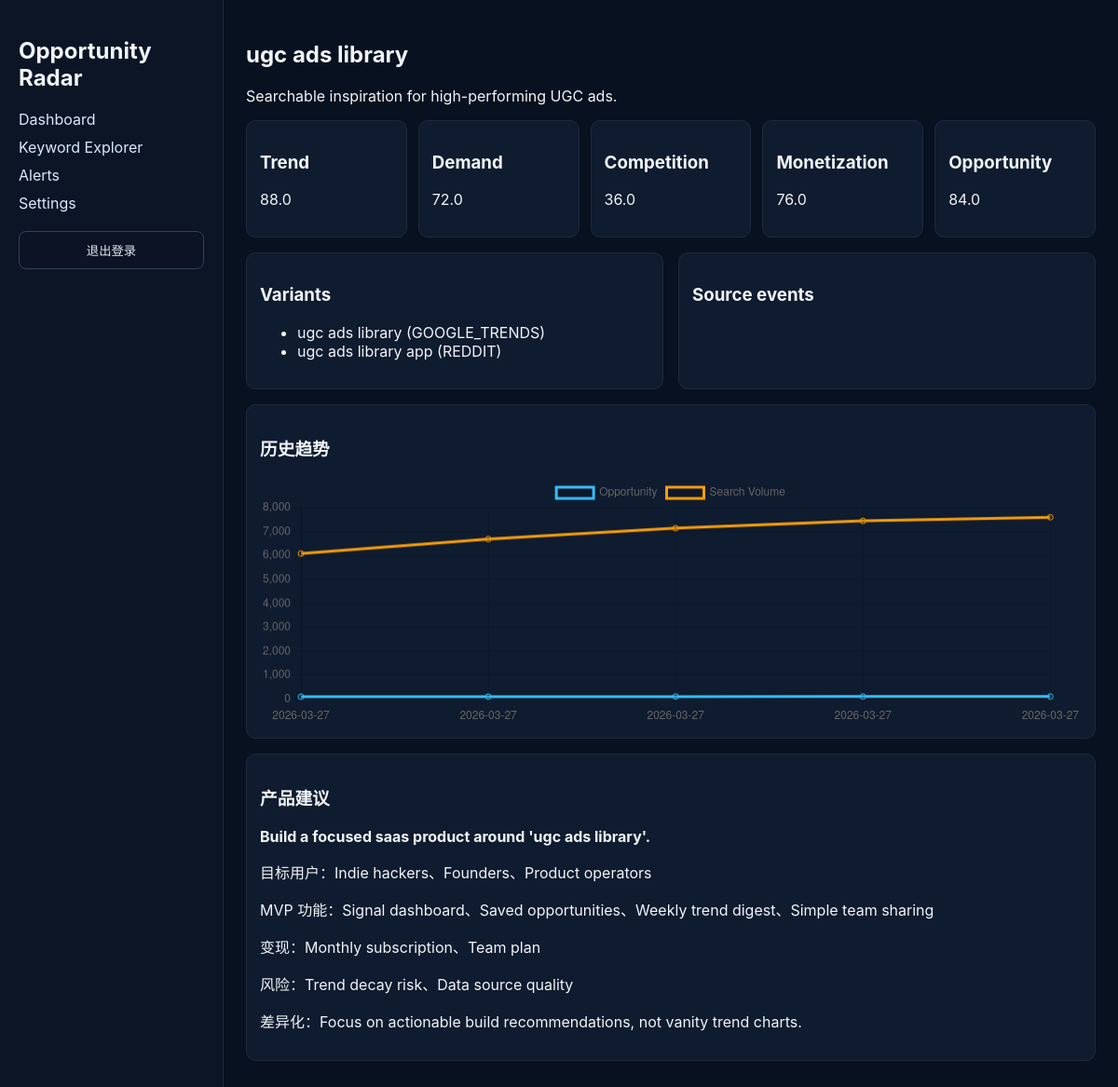
/keywords/ugc-ads-library (signed in), run on the app's committed database.
### tables this page shows
CREATE TABLE keywords (
  id INTEGER PRIMARY KEY AUTOINCREMENT,
  slug TEXT NOT NULL UNIQUE,
  canonical_keyword TEXT NOT NULL UNIQUE,
  category TEXT NOT NULL,
  intent TEXT NOT NULL,
  trend_type TEXT NOT NULL,
  competition_level TEXT NOT NULL,
  product_type TEXT NOT NULL,
  region TEXT NOT NULL,
  language TEXT NOT NULL,
  description TEXT NOT NULL,
  trend_score REAL NOT NULL,
  demand_score REAL NOT NULL,
  competition_score REAL NOT NULL,
  monetization_score REAL NOT NULL,
  opportunity_score REAL NOT NULL,
  growth_30d REAL NOT NULL,
  growth_90d REAL NOT NULL,
  search_volume_estimate INTEGER NOT NULL,
  validation_count INTEGER NOT NULL,
  source_count INTEGER NOT NULL,
  long_tail_count INTEGER NOT NULL,
  cluster_id INTEGER NOT NULL,
  FOREIGN KEY(cluster_id) REFERENCES keyword_clusters(id)
);

CREATE TABLE keyword_variants (
  id INTEGER PRIMARY KEY AUTOINCREMENT,
  keyword_id INTEGER NOT NULL,
  variant TEXT NOT NULL,
  normalized TEXT NOT NULL,
  source_platform TEXT NOT NULL,
  FOREIGN KEY(keyword_id) REFERENCES keywords(id)
);

CREATE TABLE product_recommendations (
  id INTEGER PRIMARY KEY AUTOINCREMENT,
  keyword_id INTEGER NOT NULL UNIQUE,
  headline TEXT NOT NULL,
  target_users TEXT NOT NULL,
  mvp_features TEXT NOT NULL,
  monetization_model TEXT NOT NULL,
  risks TEXT NOT NULL,
  differentiation TEXT NOT NULL,
  FOREIGN KEY(keyword_id) REFERENCES keywords(id)
);

### app.py (the view)
@app.route("/keywords/<slug>")
@login_required
def keyword_detail(slug: str):
    db = get_db()
    keyword = db.execute("SELECT * FROM keywords WHERE slug=?", (slug,)).fetchone()
    if not keyword:
        return render_template("not_found.html"), 404
    variants = db.execute("SELECT * FROM keyword_variants WHERE keyword_id=?", (keyword["id"],)).fetchall()
    metrics = db.execute("SELECT * FROM keyword_metrics WHERE keyword_id=? ORDER BY captured_at", (keyword["id"],)).fetchall()
    events = db.execute("SELECT * FROM source_events WHERE keyword_id=? ORDER BY collected_at DESC", (keyword["id"],)).fetchall()
    rec = db.execute("SELECT * FROM product_recommendations WHERE keyword_id=?", (keyword["id"],)).fetchone()
    rec_data = None
    if rec:
        rec_data = {
            "headline": rec["headline"],
            "target_users": json.loads(rec["target_users"]),
            "mvp_features": json.loads(rec["mvp_features"]),
            "monetization_model": json.loads(rec["monetization_model"]),
            "risks": json.loads(rec["risks"]),
            "differentiation": rec["differentiation"],
        }
    return render_template(
        "keyword_detail.html",
        keyword=keyword,
        variants=variants,
        metrics=rows_to_dicts(metrics),
        events=events,
        rec=rec_data,
    )

### app.py (called while the page is built)
def get_db() -> sqlite3.Connection:
    if "db" not in g:
        g.db = sqlite3.connect(DB_PATH)
        g.db.row_factory = sqlite3.Row
    return g.db

def login_required(view):
    @wraps(view)
    def wrapped(**kwargs):
        if not session.get("user_id"):
            return redirect(url_for("login"))
        return view(**kwargs)
    return wrapped

def rows_to_dicts(rows: list[sqlite3.Row]) -> list[dict[str, object]]:
    return [dict(row) for row in rows]

### templates/keyword_detail.html (shortened to what this page needs)
{% extends 'base.html' %}
{% block content %}
<h2>{{ keyword.canonical_keyword }}</h2>
<p>{{ keyword.description }}</p>
<div class="cards">
  <article><h3>Trend</h3><p>{{ keyword.trend_score }}</p></article>
  <article><h3>Demand</h3><p>{{ keyword.demand_score }}</p></article>
  <article><h3>Competition</h3><p>{{ keyword.competition_score }}</p></article>
  <article><h3>Monetization</h3><p>{{ keyword.monetization_score }}</p></article>
  <article><h3>Opportunity</h3><p>{{ keyword.opportunity_score }}</p></article>
</div>
<div class="grid-two">
  <div class="panel">
    <h3>Variants</h3>
    <ul>{% for v in variants %}<li>{{ v.variant }} ({{ v.source_platform }})</li>{% endfor %}</ul>
  </div>
  <div class="panel">
    <h3>Source events</h3>
  </div>
</div>
<div class="panel">
  <h3>历史趋势</h3>
  <canvas id="detailChart" height="90"></canvas>
</div>
{% if rec %}
<div class="panel">
  <h3>产品建议</h3>
  <p><strong>{{ rec.headline }}</strong></p>
  <p>目标用户：{{ rec.target_users | join('、') }}</p>
  <p>MVP 功能：{{ rec.mvp_features | join('、') }}</p>
  <p>变现：{{ rec.monetization_model | join('、') }}</p>
  <p>风险：{{ rec.risks | join('、') }}</p>
  <p>差异化：{{ rec.differentiation }}</p>
</div>
{% endif %}
<script>
const rows = {{ metrics|tojson }};
new Chart(document.getElementById('detailChart'), {
  type: 'line',
  data: {
    labels: rows.map(r => (r.captured_at || '').slice(0,10)),
    datasets: [
      { label: 'Opportunity', data: rows.map(r => r.opportunity_score), borderColor: '#38bdf8' },
      { label: 'Search Volume', data: rows.map(r => r.search_volume), borderColor: '#f59e0b' }
    ]
  }
});
</script>
{% endblock %}

### static/style.css (style rules this page uses)
:root { color-scheme: dark; }
body { margin: 0; font-family: Inter, system-ui, Arial, sans-serif; background: #08111f; color: #f1f5f9; }
.cards { display: grid; gap: 12px; grid-template-columns: repeat(auto-fit, minmax(160px, 1fr)); }
.cards article, .panel { background: #0f1b2f; border: 1px solid #1e293b; border-radius: 10px; padding: 14px; margin-bottom: 16px; }
.grid-two { display: grid; gap: 16px; grid-template-columns: 1fr 1fr; }

### data on the page
keywords: canonical_keyword "ugc ads library", description "Searchable inspiration for high-performing UGC ads.", trend_score "88.0", demand_score "72.0", competition_score "36.0", monetization_score "76.0", opportunity_score "84.0"
keyword_variants: variant "ugc ads library", source_platform "GOOGLE_TRENDS"
keyword_variants: variant "ugc ads library app", source_platform "REDDIT"
product_recommendations: headline "Build a focused saas product around 'ugc ads library'.", differentiation "Focus on actionable build recommendations, not vanity trend charts."

### other printed values
{{ rec.target_users | join('、') }} "Indie hackers、Founders、Product operators"
{{ rec.mvp_features | join('、') }} "Signal dashboard、Saved opportunities、Weekly trend digest、Simple team sharing"
{{ rec.monetization_model | join('、') }} "Monthly subscription、Team plan"
{{ rec.risks | join('、') }} "Trend decay risk、Data source quality"
